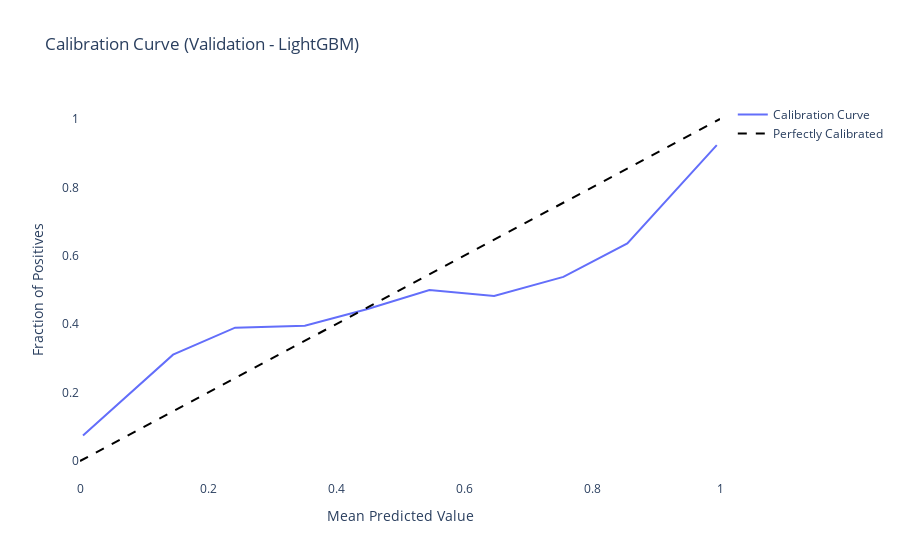
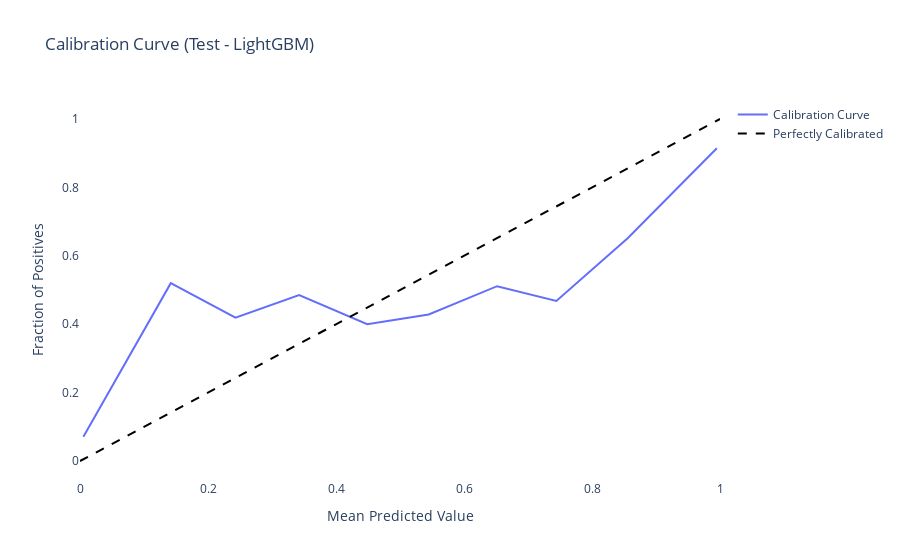

Notebook code for these charts, in order:
### Code cell
plot_calibration_metrics("LightGBM", model, X_valid, X_test, y_valid, y_test)

### Figure 1 — Plotly figure (JSON) as saved in the notebook; plotly's stock layout.template omitted (floating-point values rounded to 4 significant figures)
{"data": [{"mode": "lines", "name": "Calibration Curve", "type": "scatter", "x": [0.004704, 0.1454, 0.2423, 0.3513, 0.4495, 0.546, 0.6471, 0.7553, 0.8552, 0.995], "y": [0.07451, 0.3108, 0.3898, 0.3953, 0.4444, 0.5, 0.4828, 0.5385, 0.6364, 0.9236]}, {"line": {"color": "black", "dash": "dash"}, "mode": "lines", "name": "Perfectly Calibrated", "type": "scatter", "x": [0, 1], "y": [0, 1]}], "layout": {"paper_bgcolor": "rgba(0,0,0,0)", "plot_bgcolor": "rgba(0,0,0,0)", "title": {"text": "Calibration Curve (Validation - LightGBM)"}, "xaxis": {"title": {"text": "Mean Predicted Value"}}, "yaxis": {"title": {"text": "Fraction of Positives"}}}}

### Figure 2 — Plotly figure (JSON) as saved in the notebook; plotly's stock layout.template omitted (floating-point values rounded to 4 significant figures)
{"data": [{"mode": "lines", "name": "Calibration Curve", "type": "scatter", "x": [0.005308, 0.1418, 0.2429, 0.3424, 0.4488, 0.5449, 0.6517, 0.7443, 0.8557, 0.995], "y": [0.07106, 0.52, 0.4194, 0.4848, 0.4, 0.4286, 0.5111, 0.4681, 0.6515, 0.9143]}, {"line": {"color": "black", "dash": "dash"}, "mode": "lines", "name": "Perfectly Calibrated", "type": "scatter", "x": [0, 1], "y": [0, 1]}], "layout": {"paper_bgcolor": "rgba(0,0,0,0)", "plot_bgcolor": "rgba(0,0,0,0)", "title": {"text": "Calibration Curve (Test - LightGBM)"}, "xaxis": {"title": {"text": "Mean Predicted Value"}}, "yaxis": {"title": {"text": "Fraction of Positives"}}}}
